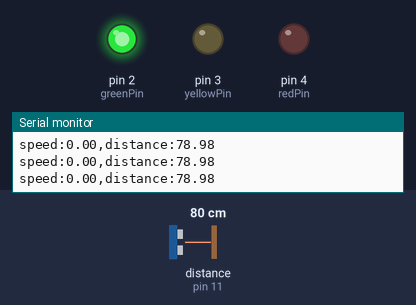
A sketch run on a simulated Arduino Uno, built with avr-gcc and run on an emulated ATmega328P. Parts: output pins drawn as LEDs (lit = HIGH), the last lines printed to the serial monitor. Wiring (inferred from the names in the program): ultrasonic range finder: trigger pin 10; echo pin 11. The test bench sets the inputs (shaded band); at power-on: distance to the obstacle (sensor on pin 11) 80 cm. The echo pulse lasts 58.3 µs per cm; pins used as bus, display or sensor lines are not drawn.

Above: at 1.2 s.
1.3 s: distance to the obstacle (sensor on pin 11) set to 18 cm
At 1.5 s:
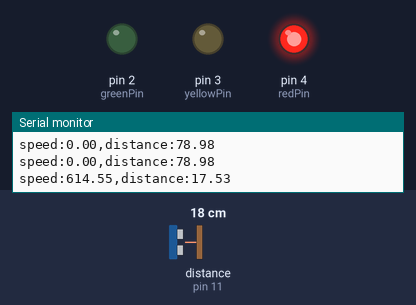
3.1 s: distance to the obstacle (sensor on pin 11) set to 2 cm
At 4.7 s:
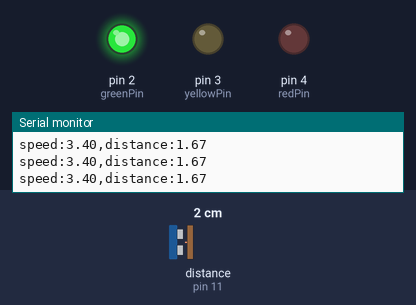
6.1 s: distance to the obstacle (sensor on pin 11) set to 4 cm
At 6.35 s:
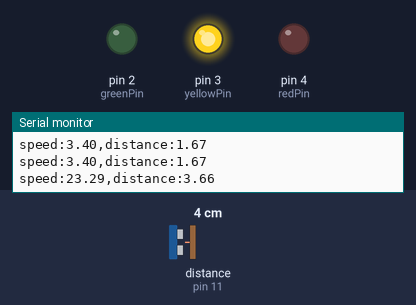
Timing chart, 0 to 9.1 s (numbered marks = the images above; inputs shaded):
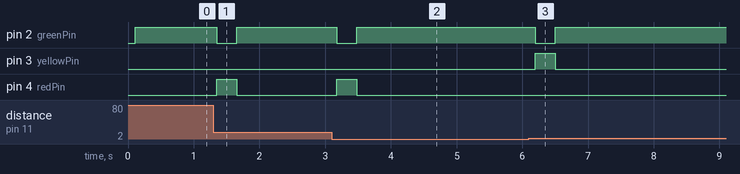

The sketch:

speedMonitorV2.ino
```cpp
const int greenPin = 2;
const int yellowPin = 3;
const int redPin = 4;
const int trig = 10;
const int echo = 11;
float duration;
float distance;

void setup() {
  // put your setup code here, to run once:

  Serial.begin(9600);

  pinMode(greenPin, OUTPUT);
  pinMode(yellowPin, OUTPUT);
  pinMode(redPin, OUTPUT);
  pinMode(trig, OUTPUT);
  pinMode(echo, INPUT);


}

void loop() {
  // put your main code here, to run repeatedly:

  float x = getSpeed();
  plot("speed", x, false);

  if(x > 30){
    digitalWrite(redPin, HIGH);
    digitalWrite(yellowPin, LOW);
    digitalWrite(greenPin, LOW);
  }

  else if(x > 15){
    digitalWrite(redPin, LOW);
    digitalWrite(yellowPin, HIGH);
    digitalWrite(greenPin, LOW);
  }

  else{
    digitalWrite(redPin, LOW);
    digitalWrite(yellowPin, LOW);
    digitalWrite(greenPin, HIGH);
  }

  delay(200);


}

float getDistance(){
  digitalWrite(trig, LOW);
  delayMicroseconds(2);

  digitalWrite(trig, HIGH);
  //amount of time trigger needs to stay on to release ultrasonic wave is 10 microseconds
  delayMicroseconds(10);

  digitalWrite(trig, LOW);

  //measures the amount of time the echoPin stays high (time from when the ultrasonic wave was emitted, to when echo hits receiver), if no signal is received in 30000 ms call is cancelled
  duration = pulseIn(echo, HIGH, 30000);


  //sound = 0.034 centimeters per microsecond. sound multiplied by duration in microseconds gives distance in centimeters from sensor to object x2
  distance = duration * .034/2;

  return distance;
}

float getSpeed(){

  float distance1 = getDistance();
  plot("distance", distance1, true);
  delay(100);
  float distance2 = getDistance();

  float distance = abs(distance2 - distance1);

  float s = distance/0.1;

  return s;

}

void plot(String label, float value, bool last){
  Serial.print(label);
  if(label != "") Serial.print(":");
  Serial.print(value);
  if(last == false) Serial.print(",");
  else Serial.println();
}
```

Measured:
- after the input at 1.3 s, pin 2 (greenPin): HIGH → LOW after 0.05 s, → HIGH 0.30 s later; pin 4 (redPin): LOW → HIGH after 0.05 s, → LOW 0.30 s later
- after the input at 3.1 s, pin 2 (greenPin): HIGH → LOW after 0.08 s, → HIGH 0.30 s later; pin 4 (redPin): LOW → HIGH after 0.08 s, → LOW 0.30 s later
- after the input at 6.1 s, pin 2 (greenPin): HIGH → LOW after 0.10 s, → HIGH 0.30 s later; pin 3 (yellowPin): LOW → HIGH after 0.10 s, → LOW 0.30 s later
